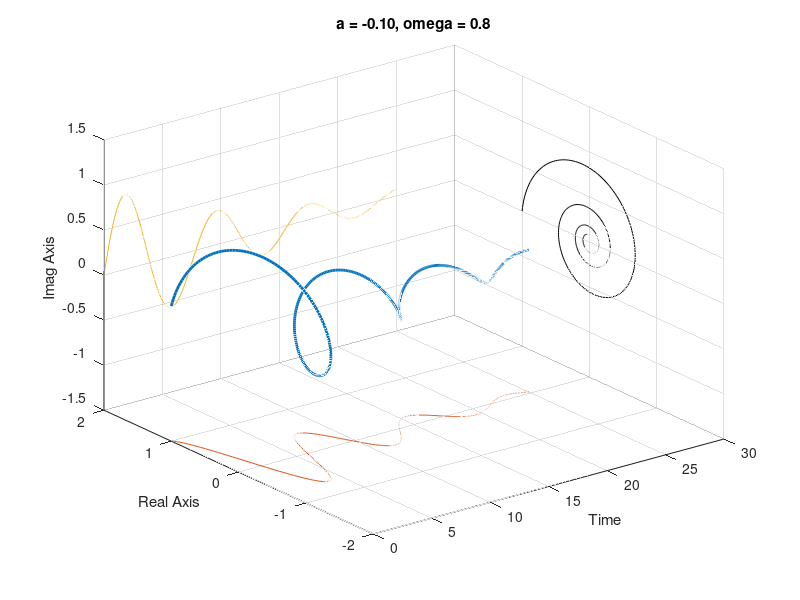

The MATLAB source for this figure: (Note: this script raises an error after producing the figure.)

      close all
      
a = -0.1;  om = 0.8;
t = linspace(0, 25, 500);
f = exp((a+1i*om)*t);

plot3(t, real(f), imag(f), 'LineWidth',2)
hold on
plot3(t,real(f), 0*t-1.5)
plot3(t, 0*t+2, imag(f))
plot3(0*t+30,real(f),imag(f),'k')
axis([0 30 -2  2 -1.5 1.5])
title(sprintf('a = %.2f, omega = %.1f',a,om))
grid on, xlabel('Time')
ylabel('Real Axis')
zlabel('Imag Axis')	 
set(gca,'dataaspect',[6,1,1])   			
				
      if length(get(0,'children')) > 0
        set(gcf,'paperpos',[0 0 5 2.75])
        print -dsvg so_cexp_decay.svg
      end
      
      